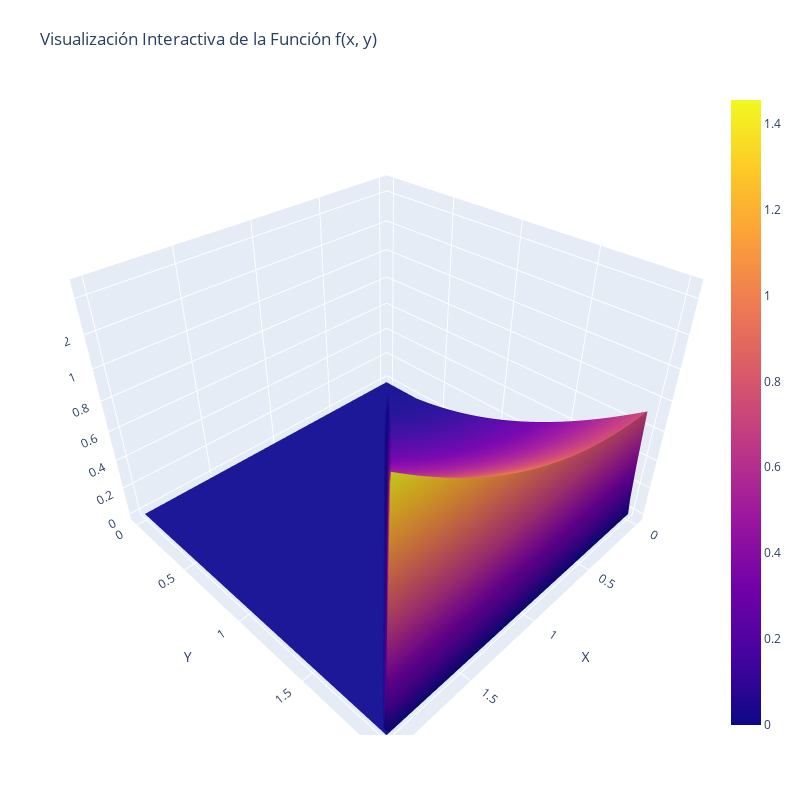

Notebook source saved alongside this figure:
### Markdown cell above
Considere la siguiente función de densidad conjunta

$$
f(x, y) = 
\begin{cases} 
\frac{3}{16} (x^2 + y^2) & \text{si } 0 < x < y < 2 \\
0 & \text{en otro caso}
\end{cases}
$$

Realice la estimación de la regresión no paramétrica $E(Y|X)$. Adicionalmente, con el modelo de regresión teórico encontrado, realice la simulación de 1000 valores de la $Y$ agregando ruido blanco con desviación de 0.1. Posteriormente, realice la estimación de 1 modelo de regresión robusto y/o no paramétrico, además de la regresión lineal tradicional y compare el desempeño de haber estimado un modelo teórico con una versión no paramétrica VS una paramétrica.


**Solución:**

La función de densidad conjunta dada es:

$$
f(x, y) = \begin{cases} 
\frac{3}{16} (x^2 + y^2) & \text{si } 0 < x < y < 2 \\
0 & \text{en otro caso}
\end{cases}
$$

Para encontrar la función de densidad marginal de $X$, $f_X(x)$, integramos la función de densidad conjunta sobre todos los valores posibles de $y$, manteniendo $x$ fijo:

$$
f_X(x) = \int_{x}^{2} \frac{3}{16} (x^2 + y^2) \, dy
$$

Resolviendo esta integral, se tiene el sigueinte resultado de la función de densidad marginal de $X$: 


$$
f_X(x) = \begin{cases} 
-\frac{x^3}{4} + \frac{3x^2}{8} + \frac{1}{2}& \text{si } 0 < x < 2 \\
0 & \text{en otro caso}
\end{cases}
$$


Para calcular la función de densidad de probabilidad de $ Y $ condicionada a $ X = x $, usamos la fórmula:

$$
f_{Y|X}(y|x) = \frac{f(x, y)}{f_X(x)}
$$

Esto es

$$
f_{Y|X}(y|x) = \frac{\frac{3}{16} (x^2 + y^2)}{-\frac{x^3}{4} + \frac{3x^2}{8} + \frac{1}{2}}
$$

y simplificando

$$
f_{Y|X}(y|x) = -\frac{3 (x^2 + y^2)}{2 (2 x^3 - 3 x^2 - 4)}
$$

Para calcular el valor esperado de $ Y $ dado $ X = x $, $E(Y | X = x) $ usamos la definición de valor esperado para una variable aleatoria continua. Este se calcula como la integral del producto de la variable y su función de densidad condicionada:

$$
E(Y | X = x) = \int_{-\infty}^\infty y \cdot f_{Y|X}(y|x) \, dy
$$


Ajustamos los límites de integración de acuerdo a la región donde $f_{Y|X}(y|x) $ es no nula, es decir, cuando $0 < x < y < 2 $:

$$
E(Y | X = x) = \int_{x}^{2} y \cdot -\frac{3 (x^2 + y^2)}{2 (2 x^3 - 3 x^2 - 4)} \, dy
$$

Resolviendo esta integral en Wolfram:

$$
E(Y | X = x)  = \frac{3 (3 x^3 + 6 x^2 + 4 x + 8)}{8 (2 x^2 + x + 2)}
$$


Esta expresión representa el valor esperado de $ Y $ dado $ X = x $ dentro del intervalo permitido, que es crucial para entender cómo $Y $ se comporta en promedio dado un valor específico de $X $.

### Code cell
import time
import numpy as np
import plotly.graph_objects as go

# Definir la función f(x, y)
def f(x, y):
    return (3/16) * (x**2 + y**2) if 0 < x < y < 2 else 0

# Crear un grid de valores x, y
x = np.linspace(0, 2, 100)
y = np.linspace(0, 2, 100)
X, Y = np.meshgrid(x, y)
Z = np.zeros_like(X)

# Calcular los valores Z basados en la condición de f(x, y)
for i in range(len(x)):
    for j in range(len(y)):
        if 0 < X[i, j] < Y[i, j] < 2:
            Z[i, j] = f(X[i, j], Y[i, j])

# Crear la figura usando Plotly
fig = go.Figure(data=[go.Surface(z=Z, x=X, y=Y)])

# Actualizar el layout de la figura
fig.update_layout(title='Visualización Interactiva de la Función f(x, y)',
                  scene=dict(
                      xaxis_title='X',
                      yaxis_title='Y',
                      zaxis_title='f(x, y)'),
                  autosize=False,
                  width=800, height=800,
                  margin=dict(l=65, r=50, b=65, t=90))

# Mostrar la figura
fig.show()

### Figure 1 — Plotly figure (JSON) as saved in the notebook; plotly's stock layout.template omitted (floating-point values rounded to 4 significant figures; data arrays with more than 128 entries replaced by an {"elided": "..."} marker saying what was removed)
{"data": [{"type": "surface", "x": {"elided": "100x100 float values"}, "y": {"elided": "100x100 float values"}, "z": {"elided": "100x100 float values"}}], "layout": {"autosize": false, "height": 800, "margin": {"b": 65, "l": 65, "r": 50, "t": 90}, "scene": {"xaxis": {"title": {"text": "X"}}, "yaxis": {"title": {"text": "Y"}}, "zaxis": {"title": {"text": "f(x, y)"}}}, "title": {"text": "Visualización Interactiva de la Función f(x, y)"}, "width": 800}}
